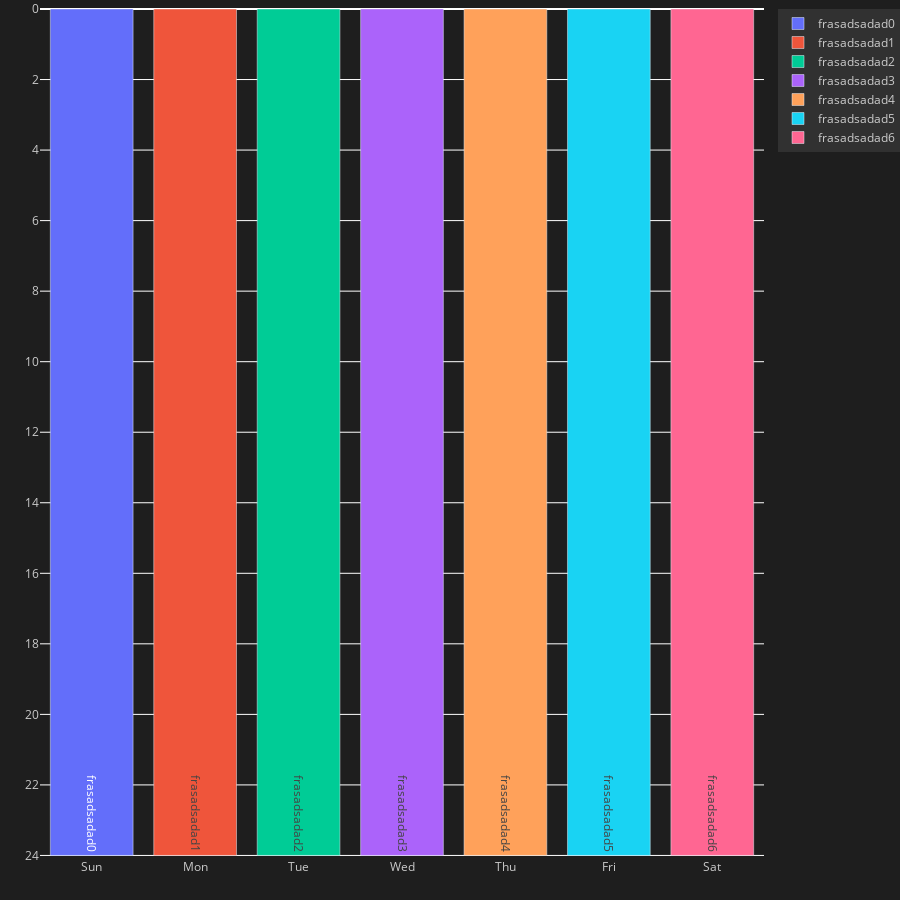

The code cell stored with this chart in its notebook:
### Code cell
days = ['Sun', 'Mon', 'Tue', 'Wed', 'Thu', 'Fri', 'Sat']
data = [["blocked time", 0, 24],["free time", 1, 24],
    ["frsss<br>ssssssee", 2, 16],["casdasdasda<br>sdasdashem", 2, 7.75],
    ["cadasdsadsadasdhem3", 2, 0.25]]
data.extend([["frasd" + str(x), x, 24] for x in range(3, 7)])
data = [["frasadsadad" + str(x), i, 24] for x, i in enumerate(days)]
df = pd.DataFrame(data, columns=[
    "event", 'day', 'duration'])
fig = px.bar(
    df, hover_data=['event'], color='event',
    x='day', y='duration',text="event")
fig.update_traces(textposition="inside")
fig.update_xaxes(visible=False, showticklabels=False,
    titlefont=dict(color='rgba(0,0,0,0)'))
fig.update_yaxes(autorange="reversed", range=[0, 24], dtick=2,
    titlefont=dict(color='rgba(0,0,0,0)'))
fig.update_layout(margin=dict(l=0, r=0, t=0, b=0),
    plot_bgcolor='rgb(30, 30, 30)',paper_bgcolor='rgb(30, 30, 30)',
    font_color='rgb(203, 203, 203)',height=900, legend_title_text="",
    legend=dict(bgcolor="rgba(68, 68, 68, 0.5)",
        itemclick=False,itemdoubleclick=False))
for i in range(len(days)):
    fig.add_annotation(dict(font=dict(color='rgb(203, 203, 203)', size=12),
        x=i, y=24.3, showarrow=False,text=str(days[i]), textangle=0,
        xref="x", yref="y"))
fig.show()

### Figure 1 — Plotly figure (JSON) as saved in the notebook; plotly's stock layout.template omitted (floating-point values rounded to 4 significant figures)
{"data": [{"alignmentgroup": "True", "customdata": [["frasadsadad0"]], "hovertemplate": "event=%{customdata[0]}<br>day=%{x}<br>duration=%{y}<extra></extra>", "legendgroup": "frasadsadad0", "marker": {"color": "#636efa", "pattern": {"shape": ""}}, "name": "frasadsadad0", "offsetgroup": "frasadsadad0", "orientation": "v", "showlegend": true, "text": ["frasadsadad0"], "textposition": "inside", "type": "bar", "x": ["Sun"], "xaxis": "x", "y": [24], "yaxis": "y"}, {"alignmentgroup": "True", "customdata": [["frasadsadad1"]], "hovertemplate": "event=%{customdata[0]}<br>day=%{x}<br>duration=%{y}<extra></extra>", "legendgroup": "frasadsadad1", "marker": {"color": "#EF553B", "pattern": {"shape": ""}}, "name": "frasadsadad1", "offsetgroup": "frasadsadad1", "orientation": "v", "showlegend": true, "text": ["frasadsadad1"], "textposition": "inside", "type": "bar", "x": ["Mon"], "xaxis": "x", "y": [24], "yaxis": "y"}, {"alignmentgroup": "True", "customdata": [["frasadsadad2"]], "hovertemplate": "event=%{customdata[0]}<br>day=%{x}<br>duration=%{y}<extra></extra>", "legendgroup": "frasadsadad2", "marker": {"color": "#00cc96", "pattern": {"shape": ""}}, "name": "frasadsadad2", "offsetgroup": "frasadsadad2", "orientation": "v", "showlegend": true, "text": ["frasadsadad2"], "textposition": "inside", "type": "bar", "x": ["Tue"], "xaxis": "x", "y": [24], "yaxis": "y"}, {"alignmentgroup": "True", "customdata": [["frasadsadad3"]], "hovertemplate": "event=%{customdata[0]}<br>day=%{x}<br>duration=%{y}<extra></extra>", "legendgroup": "frasadsadad3", "marker": {"color": "#ab63fa", "pattern": {"shape": ""}}, "name": "frasadsadad3", "offsetgroup": "frasadsadad3", "orientation": "v", "showlegend": true, "text": ["frasadsadad3"], "textposition": "inside", "type": "bar", "x": ["Wed"], "xaxis": "x", "y": [24], "yaxis": "y"}, {"alignmentgroup": "True", "customdata": [["frasadsadad4"]], "hovertemplate": "event=%{customdata[0]}<br>day=%{x}<br>duration=%{y}<extra></extra>", "legendgroup": "frasadsadad4", "marker": {"color": "#FFA15A", "pattern": {"shape": ""}}, "name": "frasadsadad4", "offsetgroup": "frasadsadad4", "orientation": "v", "showlegend": true, "text": ["frasadsadad4"], "textposition": "inside", "type": "bar", "x": ["Thu"], "xaxis": "x", "y": [24], "yaxis": "y"}, {"alignmentgroup": "True", "customdata": [["frasadsadad5"]], "hovertemplate": "event=%{customdata[0]}<br>day=%{x}<br>duration=%{y}<extra></extra>", "legendgroup": "frasadsadad5", "marker": {"color": "#19d3f3", "pattern": {"shape": ""}}, "name": "frasadsadad5", "offsetgroup": "frasadsadad5", "orientation": "v", "showlegend": true, "text": ["frasadsadad5"], "textposition": "inside", "type": "bar", "x": ["Fri"], "xaxis": "x", "y": [24], "yaxis": "y"}, {"alignmentgroup": "True", "customdata": [["frasadsadad6"]], "hovertemplate": "event=%{customdata[0]}<br>day=%{x}<br>duration=%{y}<extra></extra>", "legendgroup": "frasadsadad6", "marker": {"color": "#FF6692", "pattern": {"shape": ""}}, "name": "frasadsadad6", "offsetgroup": "frasadsadad6", "orientation": "v", "showlegend": true, "text": ["frasadsadad6"], "textposition": "inside", "type": "bar", "x": ["Sat"], "xaxis": "x", "y": [24], "yaxis": "y"}], "layout": {"annotations": [{"font": {"color": "rgb(203, 203, 203)", "size": 12}, "showarrow": false, "text": "Sun", "textangle": 0, "x": 0, "xref": "x", "y": 24.3, "yref": "y"}, {"font": {"color": "rgb(203, 203, 203)", "size": 12}, "showarrow": false, "text": "Mon", "textangle": 0, "x": 1, "xref": "x", "y": 24.3, "yref": "y"}, {"font": {"color": "rgb(203, 203, 203)", "size": 12}, "showarrow": false, "text": "Tue", "textangle": 0, "x": 2, "xref": "x", "y": 24.3, "yref": "y"}, {"font": {"color": "rgb(203, 203, 203)", "size": 12}, "showarrow": false, "text": "Wed", "textangle": 0, "x": 3, "xref": "x", "y": 24.3, "yref": "y"}, {"font": {"color": "rgb(203, 203, 203)", "size": 12}, "showarrow": false, "text": "Thu", "textangle": 0, "x": 4, "xref": "x", "y": 24.3, "yref": "y"}, {"font": {"color": "rgb(203, 203, 203)", "size": 12}, "showarrow": false, "text": "Fri", "textangle": 0, "x": 5, "xref": "x", "y": 24.3, "yref": "y"}, {"font": {"color": "rgb(203, 203, 203)", "size": 12}, "showarrow": false, "text": "Sat", "textangle": 0, "x": 6, "xref": "x", "y": 24.3, "yref": "y"}], "barmode": "relative", "font": {"color": "rgb(203, 203, 203)"}, "height": 900, "legend": {"bgcolor": "rgba(68, 68, 68, 0.5)", "itemclick": false, "itemdoubleclick": false, "title": {"text": ""}, "tracegroupgap": 0}, "margin": {"b": 0, "l": 0, "r": 0, "t": 0}, "paper_bgcolor": "rgb(30, 30, 30)", "plot_bgcolor": "rgb(30, 30, 30)", "xaxis": {"anchor": "y", "domain": [0, 1], "showticklabels": false, "title": {"font": {"color": "rgba(0,0,0,0)"}, "text": "day"}, "visible": false}, "yaxis": {"anchor": "x", "autorange": "reversed", "domain": [0, 1], "dtick": 2, "range": [0, 24], "title": {"font": {"color": "rgba(0,0,0,0)"}, "text": "duration"}}}}
